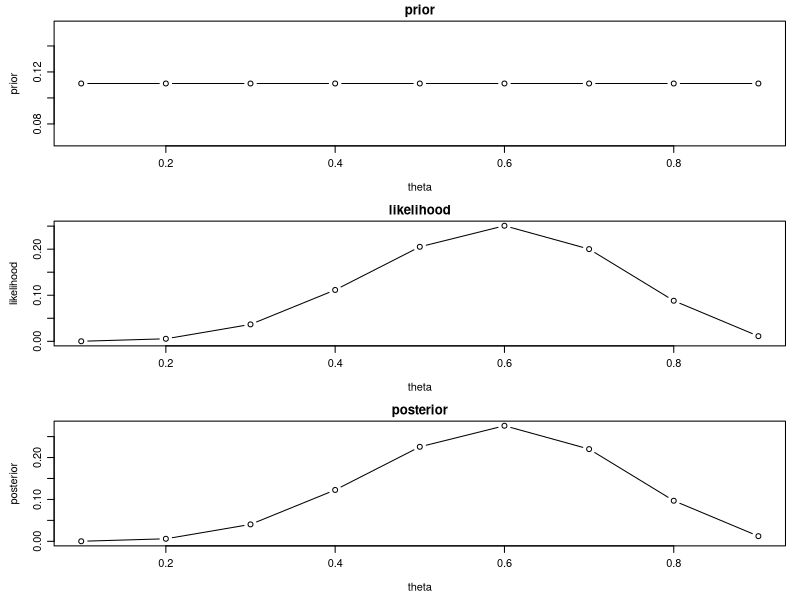
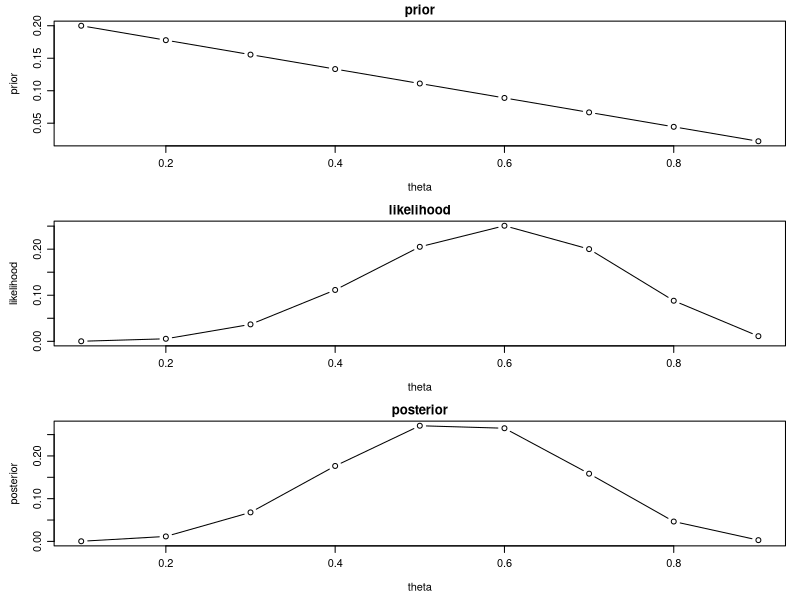
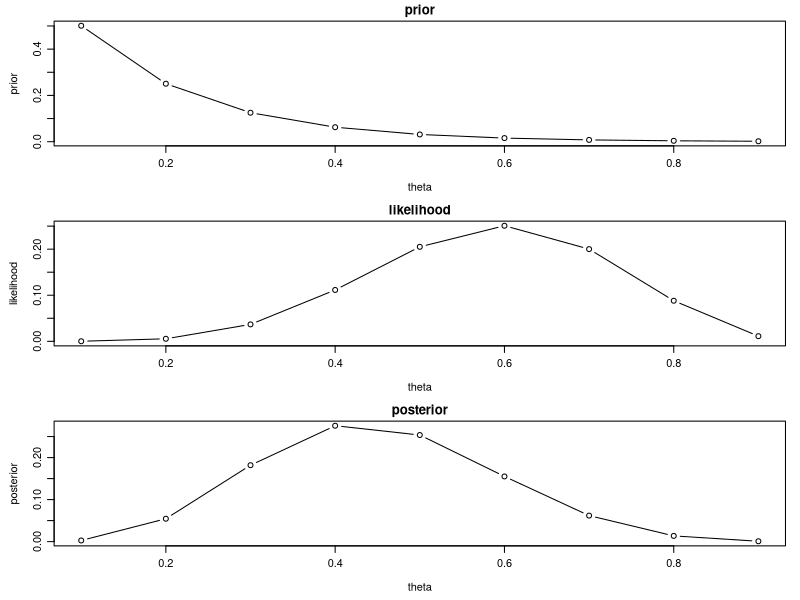
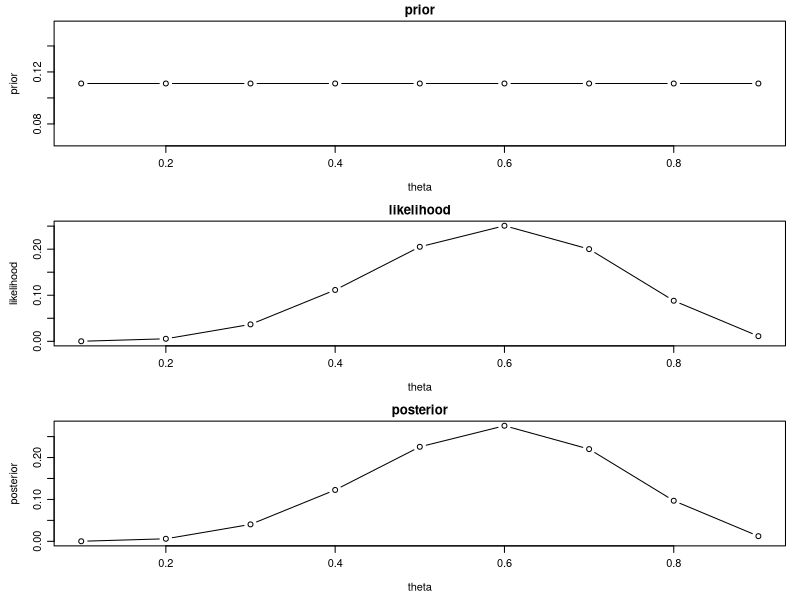
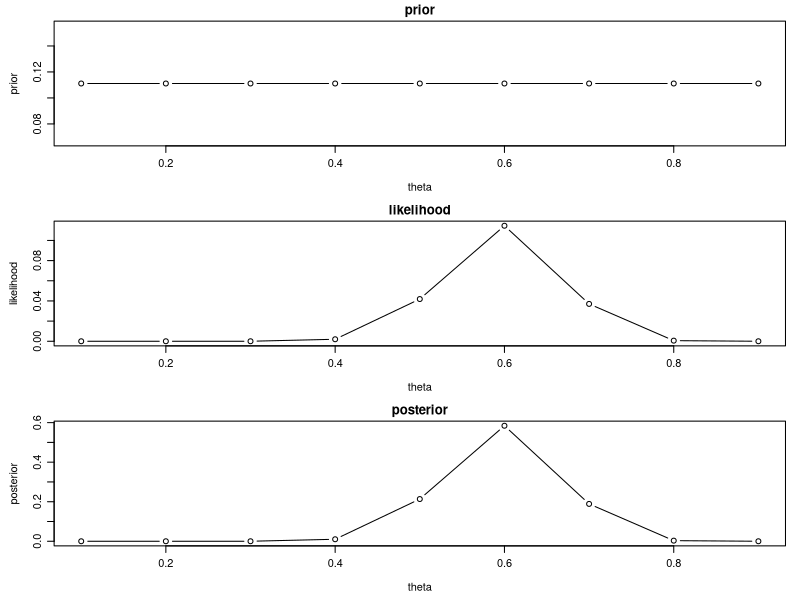
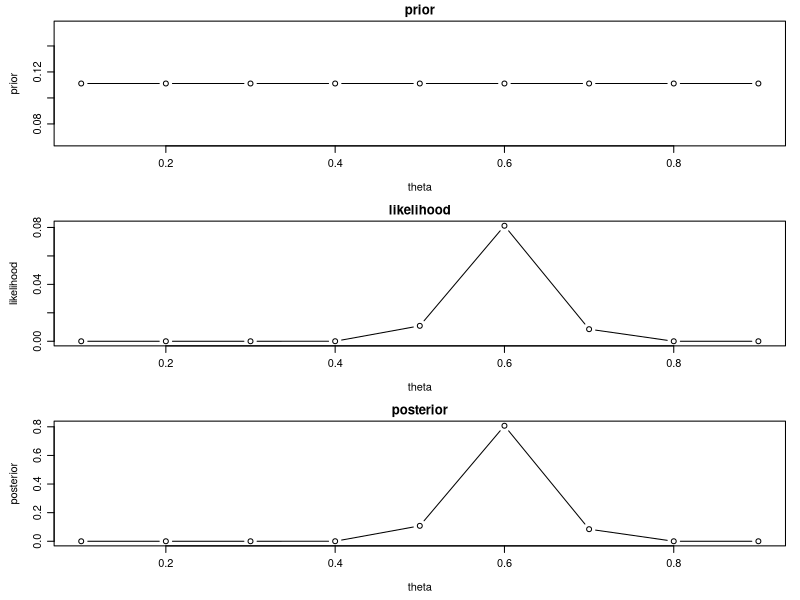
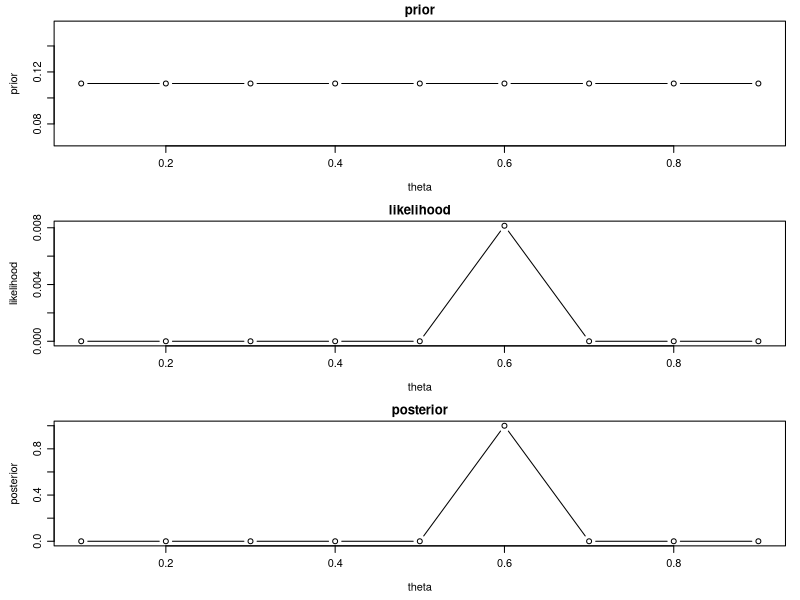

Reproduce these figures in R, in order.
## ---- chunk 1
fig.dim <- 3
knitr::opts_chunk$set(fig.width=2*fig.dim,
                      fig.height=fig.dim,
                      fig.align='center')
## ---- chunk 2
theta <- (1:9)/10
prior <- rep(1/9, 9)
likelihood <- dbinom(6, size=10, prob=theta)
posterior <- prior*likelihood/sum(prior*likelihood)
layout(1:3)
par(mar=c(4,4,1.5,1)+.1, mgp=c(2.6,0.8,0))
plot(theta, prior, type='b'); title("prior", line=0.5)
plot(theta, likelihood, type='b'); title("likelihood", line=0.5)
plot(theta, posterior, type='b'); title("posterior", line=0.5)
## ---- chunk 3
theta <- (1:9)/10
prior <- (9:1)/45
likelihood <- dbinom(6, size=10, prob=theta)
posterior <- prior*likelihood/sum(prior*likelihood)
layout(1:3)
par(mar=c(4,4,1.5,1)+.1, mgp=c(2.6,0.8,0))
plot(theta, prior, type='b'); title("prior", line=0.5)
plot(theta, likelihood, type='b'); title("likelihood", line=0.5)
plot(theta, posterior, type='b'); title("posterior", line=0.5)
## ---- chunk 4
theta <- (1:9)/10
prior <- 2^(8:0)/511
likelihood <- dbinom(6, size=10, prob=theta)
posterior <- prior*likelihood/sum(prior*likelihood)
layout(1:3)
par(mar=c(4,4,1.5,1)+.1, mgp=c(2.6,0.8,0))
plot(theta, prior, type='b'); title("prior", line=0.5)
plot(theta, likelihood, type='b'); title("likelihood", line=0.5)
plot(theta, posterior, type='b'); title("posterior", line=0.5)
## ---- chunk 5
theta <- (1:9)/10
prior <- rep(1/9, 9)
likelihood <- dbinom(6, size=10, prob=theta)
posterior <- prior*likelihood/sum(prior*likelihood)
layout(1:3)
par(mar=c(4,4,1.5,1)+.1, mgp=c(2.6,0.8,0))
plot(theta, prior, type='b'); title("prior", line=0.5)
plot(theta, likelihood, type='b'); title("likelihood", line=0.5)
plot(theta, posterior, type='b'); title("posterior", line=0.5)
## ---- chunk 6
theta <- (1:9)/10
prior <- rep(1/9, 9)
likelihood <- dbinom(30, size=50, prob=theta)
posterior <- prior*likelihood/sum(prior*likelihood)
layout(1:3)
par(mar=c(4,4,1.5,1)+.1, mgp=c(2.6,0.8,0))
plot(theta, prior, type='b'); title("prior", line=0.5)
plot(theta, likelihood, type='b'); title("likelihood", line=0.5)
plot(theta, posterior, type='b'); title("posterior", line=0.5)
## ---- chunk 7
theta <- (1:9)/10
prior <- rep(1/9, 9)
likelihood <- dbinom(60, size=100, prob=theta)
posterior <- prior*likelihood/sum(prior*likelihood)
layout(1:3)
par(mar=c(4,4,1.5,1)+.1, mgp=c(2.6,0.8,0))
plot(theta, prior, type='b'); title("prior", line=0.5)
plot(theta, likelihood, type='b'); title("likelihood", line=0.5)
plot(theta, posterior, type='b'); title("posterior", line=0.5)
## ---- chunk 8
theta <- (1:9)/10
prior <- rep(1/9, 9)
likelihood <- dbinom(6000, size=10000, prob=theta)
posterior <- prior*likelihood/sum(prior*likelihood)
layout(1:3)
par(mar=c(4,4,1.5,1)+.1, mgp=c(2.6,0.8,0))
plot(theta, prior, type='b'); title("prior", line=0.5)
plot(theta, likelihood, type='b'); title("likelihood", line=0.5)
plot(theta, posterior, type='b'); title("posterior", line=0.5)
